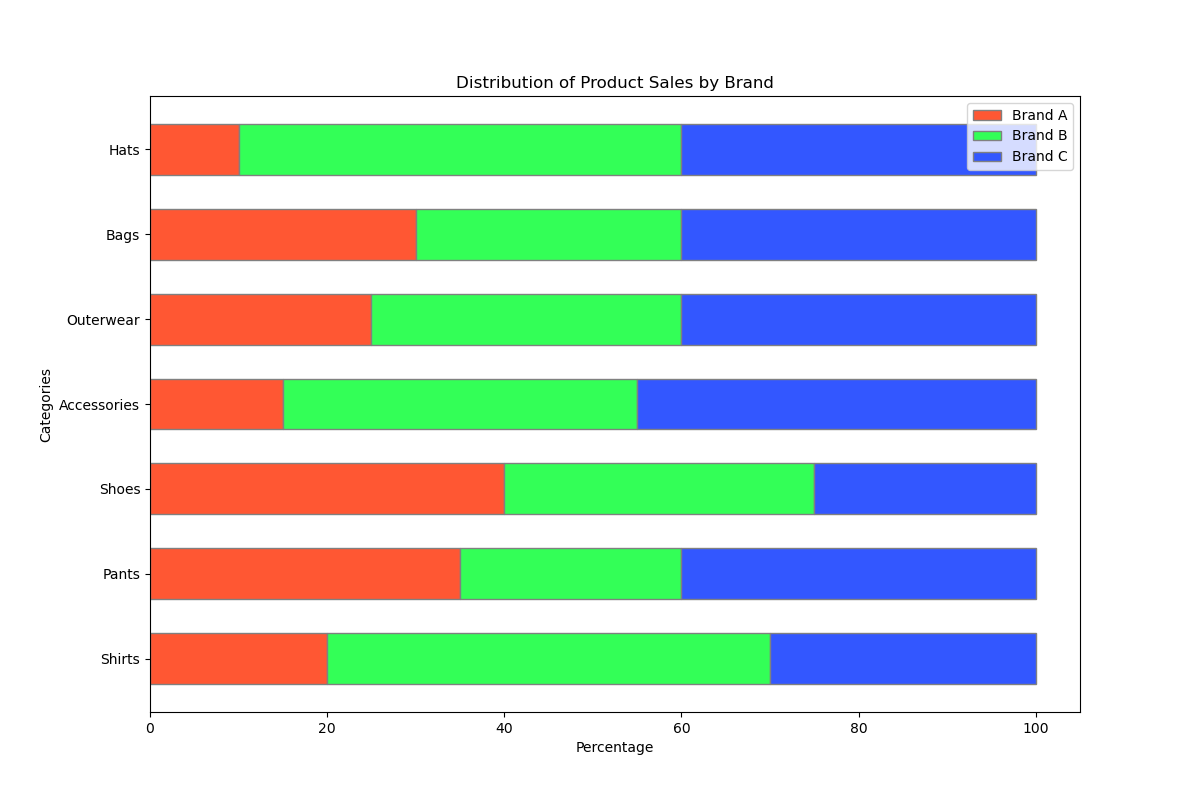

Reproduce this figure in Python.

import matplotlib.pyplot as plt
import numpy as np

categories = ['Shirts', 'Pants', 'Shoes', 'Accessories', 'Outerwear', 'Bags', 'Hats']
brand_a = [20, 35, 40, 15, 25, 30, 10]
brand_b = [50, 25, 35, 40, 35, 30, 50]
brand_c = [30, 40, 25, 45, 40, 40, 40]

barWidth = 0.6

r = np.arange(len(categories))

plt.figure(figsize=(12, 8))

plt.barh(r, brand_a, color='#FF5733', edgecolor='grey', height=barWidth, label='Brand A')
plt.barh(r, brand_b, left=brand_a, color='#33FF57', edgecolor='grey', height=barWidth, label='Brand B')
plt.barh(r, brand_c, left=np.add(brand_a, brand_b), color='#3357FF', edgecolor='grey', height=barWidth, label='Brand C')

plt.xlabel('Percentage')
plt.ylabel('Categories')
plt.title('Distribution of Product Sales by Brand')
plt.yticks(r, categories)
plt.legend(loc='upper right', bbox_to_anchor=(1, 1))

plt.show()
